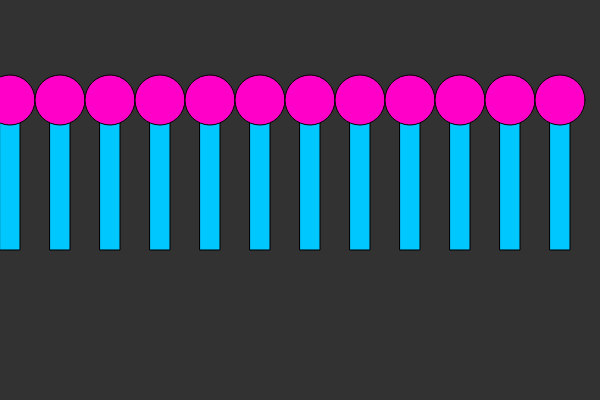
Frame 1 (no input)
Frame 60 (no input): identical to frame 1, image omitted
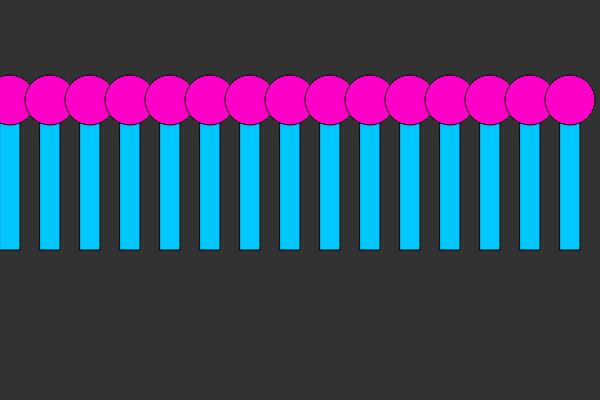
Frame 120 (the mouse pressed at the canvas centre since frame 60)

The p5.js sketch that drew these frames (run headless with seeded random() and noise() and a simulated clock; from frame 60 on, the mouse is pressed at the canvas centre):

// p5.js sketch
// ── sketch.js
// Function Parameters and Arguments
// Code! Programming with p5.js
// The Coding Train / Daniel Shiffman
// https://thecodingtrain.com/beginners/p5js/5.2-parameters-arguments.html
// https://youtu.be/zkc417YapfE
// https://editor.p5js.org/codingtrain/sketches/eGD-xzsw

function setup() {
  createCanvas(600, 400);
}

let xstep = 50;

function draw() {
  background(50);
  for (x = 0; x < width; x += xstep) {
      lollipop(x+10, 100, 50);
  }
  // lollipop(300, 200, 150);
}

function lollipop(x, y, diameter) {
  fill(0, 200, 255);
  rect(x - 10, y, 20, 150);

  fill(255, 0, 200);
  ellipse(x, y, diameter, diameter);
}

function mousePressed () { 
  xstep -= 10;
  if (xstep <= 0) {
    xstep = 50;
  }
  if (xstep > width / 4) {
    xstep = 50;
  }
}
